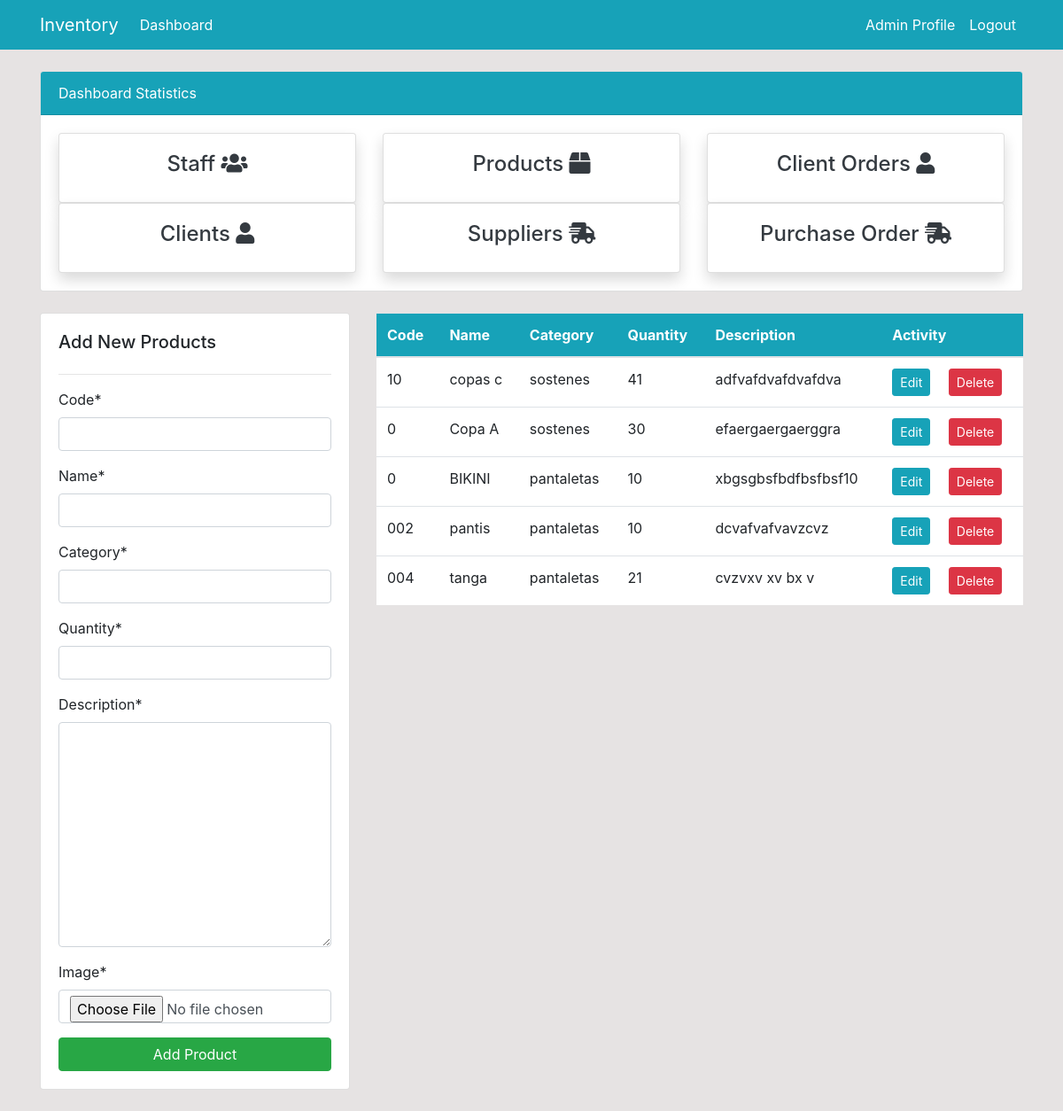
Before: /product/ (signed in) with the older database file.
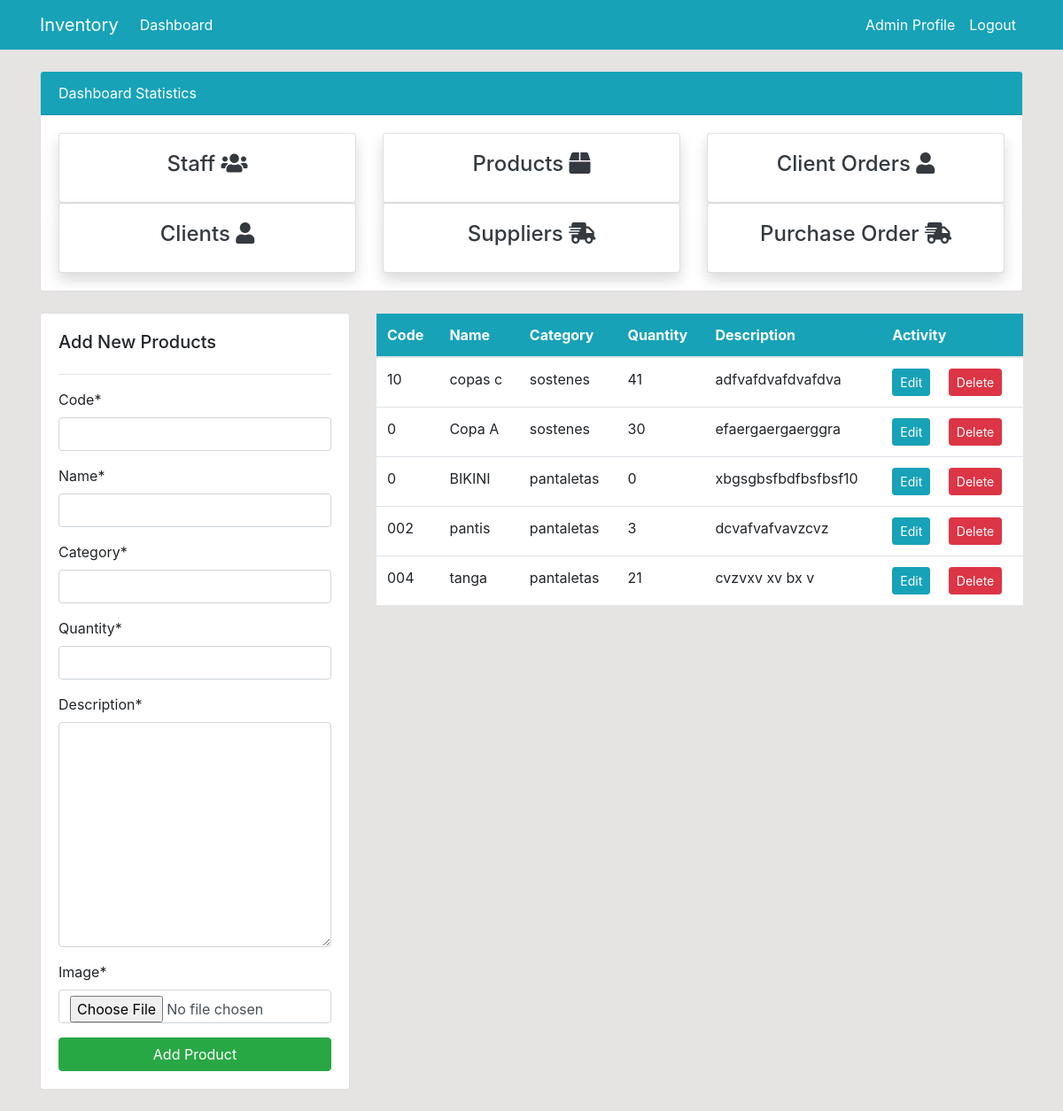
After: the same page with the newer database file.
### dashboard/models.py (models this page shows, shortened)
class Product(models.Model):
    code = models.CharField(max_length=20, null=True)
    name = models.CharField(max_length=100, null=True)
    category = models.CharField(max_length=20)
    description = models.TextField(max_length=150)
    quantity = models.PositiveIntegerField(null=True)
    image = models.ImageField(default='/static/img/product.png', upload_to='product_images')

### dashboard/views.py (the view)
# urls.py: path('product/', views.product, name='dashboard-product'),
@login_required(login_url='user-login')
def product(request):
    if request.method == 'POST':
        form = ProductForm(request.POST)
        if form.is_valid():
            form.save()
            return redirect('dashboard-product')
    else:
        form = ProductForm()
    items = Product.objects.raw(
        'SELECT * FROM dashboard_product'
        )
    context = {
        'items': items,
        'form' : form,
    }
    return render(request, "dashboard/product.html", context)

### dashboard/forms.py
class ProductForm(forms.ModelForm):
    class Meta:
        model= Product #importing the model
        fields = [
            'code','name','category','quantity','description','image'
        ] #Form fields

### templates/dashboard/product.html (shortened to what this page needs)
{% extends 'partials/base.html' %}
{% load crispy_forms_tags %}
{% block content %}
{% include 'partials/topside.html' %}
<div class="row my-4">
    <div class="col-md-4">
        <div class="card card-body">
            <h5>Add New Products</h5>
            <hr>
            <form method="POST">
                {{form|crispy}}
                <input class="btn btn-success btn-block" type="submit" value="Add Product">
            </form>
        </div>
    </div>
    <div class="col-md-8">
        <table class="table bg-white">
            <thead class="bg-info text-white">
                <tr>
                    <th scope="col">Code</th>
                    <th scope="col">Name</th>
                    <th scope="col">Category</th>
                    <th scope="col">Quantity</th>
                    <th scope="col">Description</th>
                    <th scope="col">Activity</th>
                </tr>
            </thead>
            <tbody>
                {% for item in items %}
                <tr>
                    <td>{{ item.code }}</td>
                    <td>{{ item.name }}</td>
                    <td>{{ item.category }}</td>
                    <td>{{ item.quantity }}</td>
                    <td>{{ item.description }}</td>
                    <td>
                        <a class="btn btn-info btn-sm mr-2"
                            href="{% url 'dashboard-product-update' item.id %}">Edit</a>
                        <a class="btn btn-danger btn-sm ml-2"
                            href="{% url 'dashboard-product-delete' item.id %}">Delete</a>
                    </td>
                </tr>
                {% endfor %}
            </tbody>
        </table>
    </div>
</div>
{% endblock %}

Changed rows visible on the page:
changed Product "BIKINI": quantity "10" → "0"
changed Product "pantis": quantity "10" → "3"
